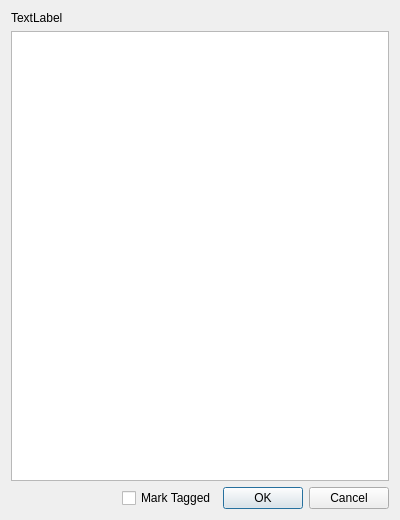
<?xml version="1.0" encoding="UTF-8"?>
<ui version="4.0">
 <class>BatchTag</class>
 <widget class="QDialog" name="BatchTag">
  <property name="geometry">
   <rect>
    <x>0</x>
    <y>0</y>
    <width>400</width>
    <height>520</height>
   </rect>
  </property>
  <property name="windowTitle">
   <string>Dialog</string>
  </property>
  <layout class="QVBoxLayout" name="verticalLayout">
   <item>
    <widget class="QWidget" name="widgetEdits" native="true">
     <layout class="QVBoxLayout" name="layoutEdits">
      <property name="margin">
       <number>0</number>
      </property>
      <item>
       <widget class="QLabel" name="label">
        <property name="text">
         <string>TextLabel</string>
        </property>
       </widget>
      </item>
      <item>
       <widget class="TagTreeView" name="treeView">
        <attribute name="headerVisible">
         <bool>false</bool>
        </attribute>
       </widget>
      </item>
     </layout>
    </widget>
   </item>
   <item>
    <layout class="QHBoxLayout" name="horizontalLayout_2">
     <item>
      <spacer name="horizontalSpacer">
       <property name="orientation">
        <enum>Qt::Horizontal</enum>
       </property>
       <property name="sizeHint" stdset="0">
        <size>
         <width>40</width>
         <height>20</height>
        </size>
       </property>
      </spacer>
     </item>
     <item>
      <widget class="QCheckBox" name="checkMarkTagged">
       <property name="text">
        <string>Mark Tagged</string>
       </property>
      </widget>
     </item>
     <item>
      <widget class="QDialogButtonBox" name="buttonBox">
       <property name="orientation">
        <enum>Qt::Horizontal</enum>
       </property>
       <property name="standardButtons">
        <set>QDialogButtonBox::Cancel|QDialogButtonBox::Ok</set>
       </property>
      </widget>
     </item>
    </layout>
   </item>
  </layout>
 </widget>
 <customwidgets>
  <customwidget>
   <class>TagTreeView</class>
   <extends>QTreeView</extends>
   <header>FilterTree</header>
  </customwidget>
 </customwidgets>
 <resources/>
 <connections>
  <connection>
   <sender>buttonBox</sender>
   <signal>accepted()</signal>
   <receiver>BatchTag</receiver>
   <slot>accept()</slot>
   <hints>
    <hint type="sourcelabel">
     <x>248</x>
     <y>254</y>
    </hint>
    <hint type="destinationlabel">
     <x>157</x>
     <y>274</y>
    </hint>
   </hints>
  </connection>
  <connection>
   <sender>buttonBox</sender>
   <signal>rejected()</signal>
   <receiver>BatchTag</receiver>
   <slot>reject()</slot>
   <hints>
    <hint type="sourcelabel">
     <x>316</x>
     <y>260</y>
    </hint>
    <hint type="destinationlabel">
     <x>286</x>
     <y>274</y>
    </hint>
   </hints>
  </connection>
 </connections>
</ui>
